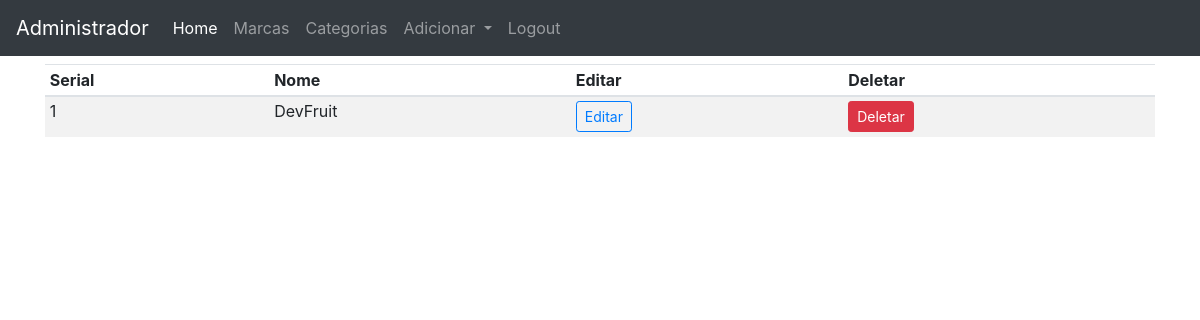
Before: /admin/marcas (signed in) with the older database file.
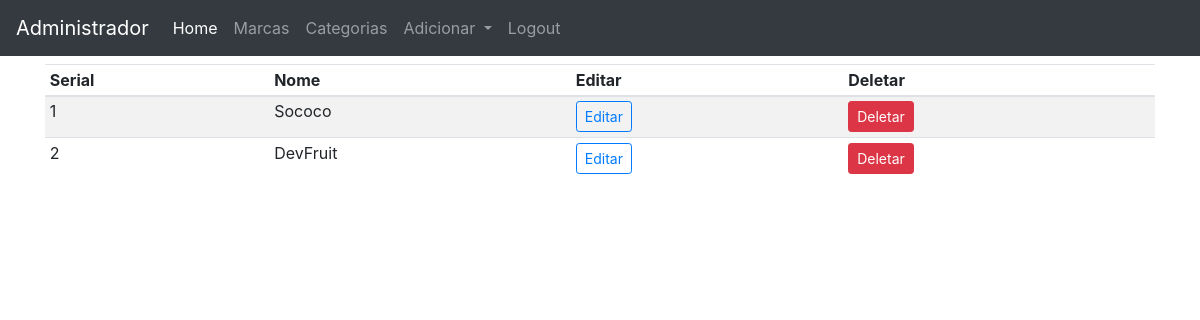
After: the same page with the newer database file.
### loja/produtos/models.py (models this page shows)
class Marca(db.Model):
    id = db.Column(db.Integer, primary_key=True)
    name = db.Column(db.String(30),nullable=False,unique=True)

### loja/admin/rotas.py (the view)
@app.route('/admin/marcas')
def marcas():
    if 'email' not in session:
        flash(f'Realize o login!','danger')
        return redirect(url_for('adminLogin'))
    marcas = Marca.query.order_by(Marca.id.desc()).all()
    return render_template('admin/marca.html', title = 'Pagina Marcas', marcas=marcas)

### loja/templates/admin/marca.html (shortened to what this page needs)
{% extends 'layoutsAdmin.html' %}
{% block content %}
<div class="container">
<div class="containter mt-2">
    <table class="table table-sm table-striped">
        <thead>
            <th>Serial</th>
            <th>Nome</th>
            <th>Editar</th>
            <th>Deletar</th>
        </thead>
        <tbody>
            {% if marcas %}
            {% for marca in marcas %}
            <tr>
                <td>{{loop.index}}</td>
                <td>{{marca.name}}</td>
                <td><a href="{{url_for('updatemarca', id=marca.id)}}" class="btn btn-sm btn-outline-primary">Editar</a></td>
                <td>
                  <button type="button" class="btn btn-danger btn-sm" data-toggle="modal" data-target="#exampleModal{{marca.id}}">
                    Deletar
                  </button>
                </td>
            </tr>
            {% endfor %}
            {% endif %}
        </tbody>
    </table>
</div>
</div>
{% endblock content %}

### loja/templates/layoutsAdmin.html (shortened to what this page needs)
<!doctype html>
<html lang="en">
  <head>
    <link rel="stylesheet" href="{{url_for('static', filename='css/bootstrap.min.css')}}">
  </head>
  <body style="margin: 0;
  background-color: #FFFFFFFF">
    {% block content %}
    {% endblock content %}
  </body>
</html>

### loja/templates/navbarAdmin.html (shortened to what this page needs)
<nav class="navbar navbar-expand-lg navbar-dark bg-dark">
  <a class="navbar-brand" href="#">Administrador</a>
  <div class="collapse navbar-collapse" id="navbarSupportedContent">
    <ul class="navbar-nav mr-auto">
      <li class="nav-item active">
        <a class="nav-link" href="/admin">Home <span class="sr-only">(current)</span></a>
      </li>
      <li class="nav-item">
        <a class="nav-link" href="/admin/marcas">Marcas</a>
      </li>
      <li class="nav-item">
          <a class="nav-link" href="/admin/categorias">Categorias</a>
        </li>
      <li class="nav-item dropdown">
        <a class="nav-link dropdown-toggle" href="#" id="navbarDropdown" role="button" data-toggle="dropdown" aria-haspopup="true" aria-expanded="false">
          Adicionar
        </a>
        <li class="nav-item">
          <a class="nav-link padding-left: 10pt;" href="/admin/logout">Logout</a>
        </li>
    </ul>
  </div>
</nav>

Changed rows visible on the page:
added Marca: name "Sococo"
